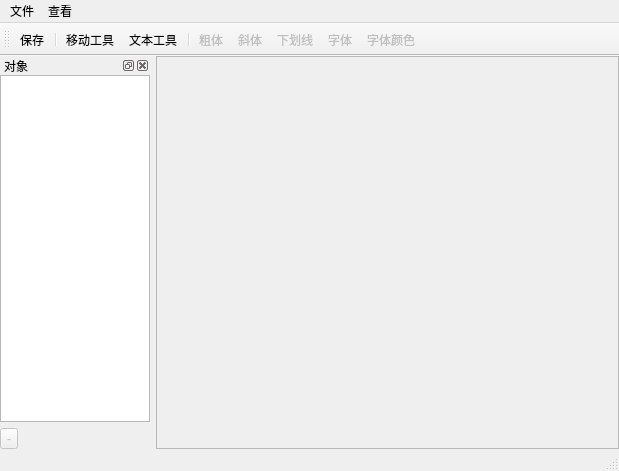
<?xml version="1.0" encoding="UTF-8"?>
<ui version="4.0">
 <class>CreatorWnd</class>
 <widget class="QMainWindow" name="CreatorWnd">
  <property name="geometry">
   <rect>
    <x>0</x>
    <y>0</y>
    <width>619</width>
    <height>471</height>
   </rect>
  </property>
  <property name="windowTitle">
   <string/>
  </property>
  <widget class="QWidget" name="centralwidget">
   <layout class="QGridLayout" name="gridLayout">
    <property name="margin">
     <number>0</number>
    </property>
    <item row="0" column="0">
     <widget class="QScrollArea" name="scrollArea">
      <property name="autoFillBackground">
       <bool>false</bool>
      </property>
      <property name="styleSheet">
       <string notr="true"/>
      </property>
      <property name="widgetResizable">
       <bool>true</bool>
      </property>
      <widget class="QWidget" name="scrollAreaWidgetContents">
       <property name="geometry">
        <rect>
         <x>0</x>
         <y>0</y>
         <width>466</width>
         <height>390</height>
        </rect>
       </property>
      </widget>
     </widget>
    </item>
   </layout>
  </widget>
  <widget class="QMenuBar" name="menubar">
   <property name="geometry">
    <rect>
     <x>0</x>
     <y>0</y>
     <width>619</width>
     <height>23</height>
    </rect>
   </property>
   <widget class="QMenu" name="menu">
    <property name="title">
     <string>文件</string>
    </property>
    <addaction name="saveAction"/>
    <addaction name="separator"/>
    <addaction name="closeAction"/>
   </widget>
   <widget class="QMenu" name="menu_3">
    <property name="title">
     <string>查看</string>
    </property>
    <addaction name="action"/>
   </widget>
   <addaction name="menu"/>
   <addaction name="menu_3"/>
  </widget>
  <widget class="QStatusBar" name="statusbar"/>
  <widget class="QToolBar" name="toolBar">
   <property name="windowTitle">
    <string>toolBar</string>
   </property>
   <property name="iconSize">
    <size>
     <width>24</width>
     <height>24</height>
    </size>
   </property>
   <attribute name="toolBarArea">
    <enum>TopToolBarArea</enum>
   </attribute>
   <attribute name="toolBarBreak">
    <bool>false</bool>
   </attribute>
   <addaction name="saveAction"/>
   <addaction name="separator"/>
   <addaction name="pointerAction"/>
   <addaction name="textAction"/>
   <addaction name="separator"/>
   <addaction name="boldAction"/>
   <addaction name="italicAction"/>
   <addaction name="underlineAction"/>
   <addaction name="fontAction"/>
   <addaction name="colorAction"/>
  </widget>
  <widget class="QDockWidget" name="dockWidget">
   <property name="minimumSize">
    <size>
     <width>150</width>
     <height>119</height>
    </size>
   </property>
   <property name="maximumSize">
    <size>
     <width>150</width>
     <height>524287</height>
    </size>
   </property>
   <property name="windowTitle">
    <string>对象</string>
   </property>
   <attribute name="dockWidgetArea">
    <number>1</number>
   </attribute>
   <widget class="QWidget" name="dockWidgetContents">
    <layout class="QGridLayout" name="gridLayout_2">
     <property name="margin">
      <number>0</number>
     </property>
     <item row="0" column="0">
      <widget class="QListWidget" name="listWidget"/>
     </item>
     <item row="1" column="0">
      <widget class="QToolButton" name="delButton">
       <property name="enabled">
        <bool>false</bool>
       </property>
       <property name="text">
        <string>-</string>
       </property>
      </widget>
     </item>
    </layout>
   </widget>
  </widget>
  <action name="saveAction">
   <property name="icon">
    <iconset resource="Resources.qrc">
     <normaloff>:/Resources/filesave.png</normaloff>:/Resources/filesave.png</iconset>
   </property>
   <property name="text">
    <string>保存</string>
   </property>
   <property name="statusTip">
    <string/>
   </property>
  </action>
  <action name="saveAsAction">
   <property name="text">
    <string>另存为</string>
   </property>
  </action>
  <action name="closeAction">
   <property name="text">
    <string>关闭</string>
   </property>
   <property name="menuRole">
    <enum>QAction::QuitRole</enum>
   </property>
  </action>
  <action name="pointerAction">
   <property name="checkable">
    <bool>true</bool>
   </property>
   <property name="icon">
    <iconset resource="Resources.qrc">
     <normaloff>:/Resources/pointer.png</normaloff>:/Resources/pointer.png</iconset>
   </property>
   <property name="text">
    <string>移动工具</string>
   </property>
  </action>
  <action name="textAction">
   <property name="icon">
    <iconset resource="Resources.qrc">
     <normaloff>:/Resources/textpointer.png</normaloff>:/Resources/textpointer.png</iconset>
   </property>
   <property name="text">
    <string>文本工具</string>
   </property>
  </action>
  <action name="cutAction">
   <property name="icon">
    <iconset resource="Resources.qrc">
     <normaloff>:/Resources/editcut.png</normaloff>:/Resources/editcut.png</iconset>
   </property>
   <property name="text">
    <string>剪切</string>
   </property>
  </action>
  <action name="copyAction">
   <property name="icon">
    <iconset resource="Resources.qrc">
     <normaloff>:/Resources/editcopy.png</normaloff>:/Resources/editcopy.png</iconset>
   </property>
   <property name="text">
    <string>复制</string>
   </property>
  </action>
  <action name="pasteAction">
   <property name="icon">
    <iconset resource="Resources.qrc">
     <normaloff>:/Resources/editpaste.png</normaloff>:/Resources/editpaste.png</iconset>
   </property>
   <property name="text">
    <string>粘贴</string>
   </property>
  </action>
  <action name="delAction">
   <property name="icon">
    <iconset resource="Resources.qrc">
     <normaloff>:/Resources/editdelete.png</normaloff>:/Resources/editdelete.png</iconset>
   </property>
   <property name="text">
    <string>删除</string>
   </property>
  </action>
  <action name="selectAllAction">
   <property name="text">
    <string>全选</string>
   </property>
  </action>
  <action name="boldAction">
   <property name="checkable">
    <bool>true</bool>
   </property>
   <property name="enabled">
    <bool>false</bool>
   </property>
   <property name="icon">
    <iconset resource="Resources.qrc">
     <normaloff>:/Resources/textbold.png</normaloff>:/Resources/textbold.png</iconset>
   </property>
   <property name="text">
    <string>粗体</string>
   </property>
  </action>
  <action name="italicAction">
   <property name="checkable">
    <bool>true</bool>
   </property>
   <property name="enabled">
    <bool>false</bool>
   </property>
   <property name="icon">
    <iconset resource="Resources.qrc">
     <normaloff>:/Resources/textitalic.png</normaloff>:/Resources/textitalic.png</iconset>
   </property>
   <property name="text">
    <string>斜体</string>
   </property>
  </action>
  <action name="underlineAction">
   <property name="checkable">
    <bool>true</bool>
   </property>
   <property name="enabled">
    <bool>false</bool>
   </property>
   <property name="icon">
    <iconset resource="Resources.qrc">
     <normaloff>:/Resources/textunder.png</normaloff>:/Resources/textunder.png</iconset>
   </property>
   <property name="text">
    <string>下划线</string>
   </property>
  </action>
  <action name="leftAction">
   <property name="icon">
    <iconset resource="Resources.qrc">
     <normaloff>:/Resources/textleft.png</normaloff>:/Resources/textleft.png</iconset>
   </property>
   <property name="text">
    <string>左对齐</string>
   </property>
  </action>
  <action name="centerAction">
   <property name="icon">
    <iconset resource="Resources.qrc">
     <normaloff>:/Resources/textcenter.png</normaloff>:/Resources/textcenter.png</iconset>
   </property>
   <property name="text">
    <string>居中</string>
   </property>
  </action>
  <action name="rightAction">
   <property name="icon">
    <iconset resource="Resources.qrc">
     <normaloff>:/Resources/textright.png</normaloff>:/Resources/textright.png</iconset>
   </property>
   <property name="text">
    <string>右对齐</string>
   </property>
  </action>
  <action name="fontAction">
   <property name="enabled">
    <bool>false</bool>
   </property>
   <property name="icon">
    <iconset resource="Resources.qrc">
     <normaloff>:/Resources/textsubscript.png</normaloff>:/Resources/textsubscript.png</iconset>
   </property>
   <property name="text">
    <string>字体</string>
   </property>
  </action>
  <action name="colorAction">
   <property name="enabled">
    <bool>false</bool>
   </property>
   <property name="icon">
    <iconset resource="Resources.qrc">
     <normaloff>:/Resources/color.png</normaloff>:/Resources/color.png</iconset>
   </property>
   <property name="text">
    <string>字体颜色</string>
   </property>
  </action>
  <action name="action">
   <property name="checkable">
    <bool>true</bool>
   </property>
   <property name="checked">
    <bool>true</bool>
   </property>
   <property name="text">
    <string>显示辅助线</string>
   </property>
  </action>
 </widget>
 <resources>
  <include location="Resources.qrc"/>
 </resources>
 <connections>
  <connection>
   <sender>closeAction</sender>
   <signal>triggered()</signal>
   <receiver>CreatorWnd</receiver>
   <slot>close()</slot>
   <hints>
    <hint type="sourcelabel">
     <x>-1</x>
     <y>-1</y>
    </hint>
    <hint type="destinationlabel">
     <x>309</x>
     <y>235</y>
    </hint>
   </hints>
  </connection>
 </connections>
</ui>
